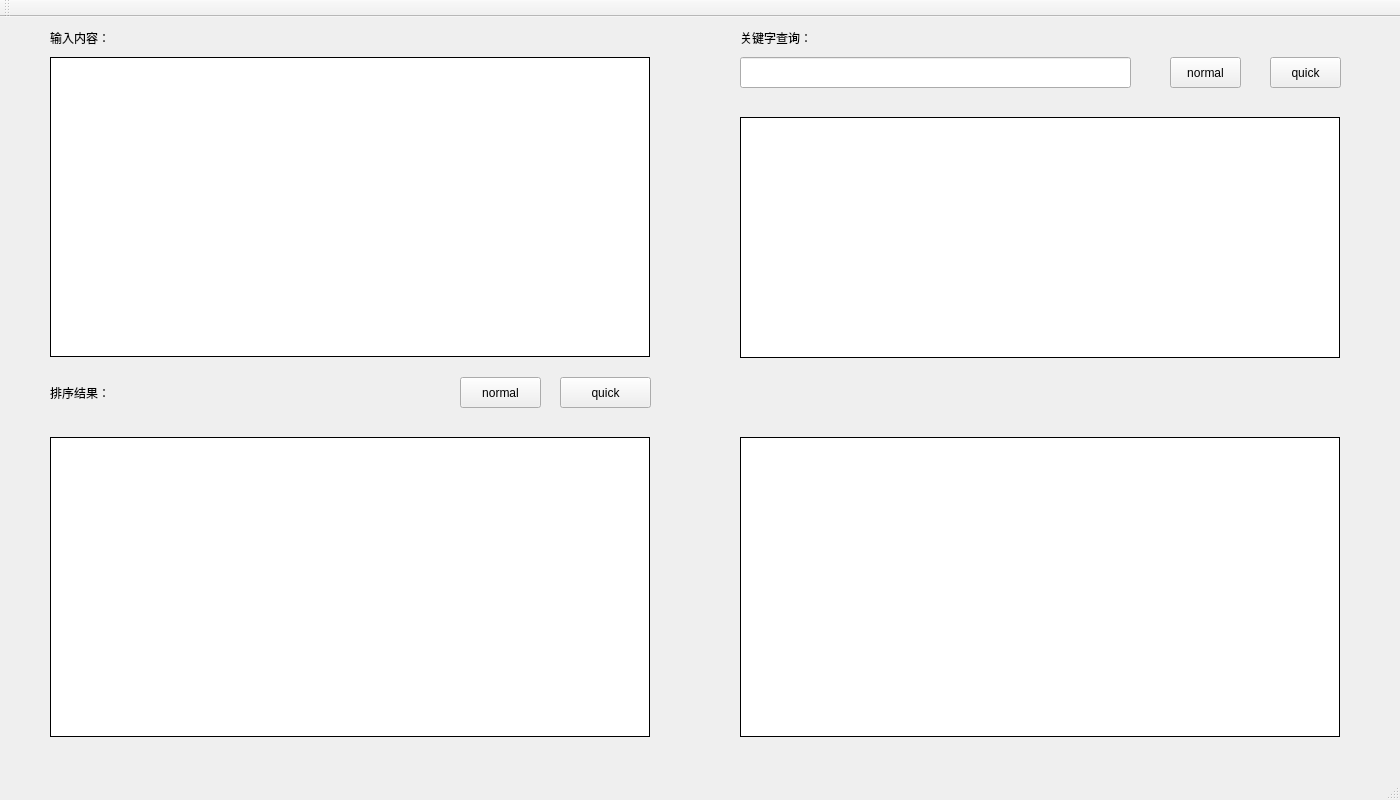
<?xml version="1.0" encoding="UTF-8"?>
<ui version="4.0">
 <class>MainWindow</class>
 <widget class="QMainWindow" name="MainWindow">
  <property name="geometry">
   <rect>
    <x>0</x>
    <y>0</y>
    <width>1400</width>
    <height>800</height>
   </rect>
  </property>
  <property name="windowTitle">
   <string>MainWindow</string>
  </property>
  <widget class="QWidget" name="centralWidget">
   <widget class="QTextEdit" name="textEdit">
    <property name="geometry">
     <rect>
      <x>50</x>
      <y>40</y>
      <width>600</width>
      <height>300</height>
     </rect>
    </property>
    <property name="styleSheet">
     <string notr="true">border:1px solid black;</string>
    </property>
   </widget>
   <widget class="QLabel" name="label_2">
    <property name="geometry">
     <rect>
      <x>50</x>
      <y>10</y>
      <width>71</width>
      <height>21</height>
     </rect>
    </property>
    <property name="text">
     <string>输入内容：</string>
    </property>
   </widget>
   <widget class="QLabel" name="label_3">
    <property name="geometry">
     <rect>
      <x>50</x>
      <y>360</y>
      <width>91</width>
      <height>31</height>
     </rect>
    </property>
    <property name="text">
     <string>排序结果：</string>
    </property>
   </widget>
   <widget class="QLabel" name="label_4">
    <property name="geometry">
     <rect>
      <x>740</x>
      <y>10</y>
      <width>141</width>
      <height>21</height>
     </rect>
    </property>
    <property name="text">
     <string>关键字查询：</string>
    </property>
   </widget>
   <widget class="QLineEdit" name="lineEdit">
    <property name="geometry">
     <rect>
      <x>740</x>
      <y>40</y>
      <width>391</width>
      <height>31</height>
     </rect>
    </property>
   </widget>
   <widget class="QPushButton" name="search">
    <property name="geometry">
     <rect>
      <x>1270</x>
      <y>40</y>
      <width>71</width>
      <height>31</height>
     </rect>
    </property>
    <property name="text">
     <string>quick</string>
    </property>
   </widget>
   <widget class="QPushButton" name="enter">
    <property name="geometry">
     <rect>
      <x>560</x>
      <y>360</y>
      <width>91</width>
      <height>31</height>
     </rect>
    </property>
    <property name="text">
     <string>quick</string>
    </property>
   </widget>
   <widget class="QPlainTextEdit" name="plainTextEdit">
    <property name="geometry">
     <rect>
      <x>50</x>
      <y>420</y>
      <width>600</width>
      <height>300</height>
     </rect>
    </property>
    <property name="styleSheet">
     <string notr="true">border:1px solid black;</string>
    </property>
    <property name="readOnly">
     <bool>false</bool>
    </property>
   </widget>
   <widget class="QPlainTextEdit" name="plainTextEdit_2">
    <property name="geometry">
     <rect>
      <x>740</x>
      <y>420</y>
      <width>600</width>
      <height>300</height>
     </rect>
    </property>
    <property name="styleSheet">
     <string notr="true">border:1px solid black;</string>
    </property>
    <property name="readOnly">
     <bool>false</bool>
    </property>
   </widget>
   <widget class="QPlainTextEdit" name="plainTextEdit_3">
    <property name="geometry">
     <rect>
      <x>740</x>
      <y>100</y>
      <width>600</width>
      <height>241</height>
     </rect>
    </property>
    <property name="styleSheet">
     <string notr="true">border:1px solid black;</string>
    </property>
    <property name="readOnly">
     <bool>true</bool>
    </property>
   </widget>
   <widget class="QPushButton" name="enter_2">
    <property name="geometry">
     <rect>
      <x>460</x>
      <y>360</y>
      <width>81</width>
      <height>31</height>
     </rect>
    </property>
    <property name="text">
     <string>normal</string>
    </property>
   </widget>
   <widget class="QPushButton" name="pushButton">
    <property name="geometry">
     <rect>
      <x>1170</x>
      <y>40</y>
      <width>71</width>
      <height>31</height>
     </rect>
    </property>
    <property name="text">
     <string>normal</string>
    </property>
   </widget>
  </widget>
  <widget class="QMenuBar" name="menuBar">
   <property name="geometry">
    <rect>
     <x>0</x>
     <y>0</y>
     <width>1400</width>
     <height>17</height>
    </rect>
   </property>
  </widget>
  <widget class="QToolBar" name="mainToolBar">
   <attribute name="toolBarArea">
    <enum>TopToolBarArea</enum>
   </attribute>
   <attribute name="toolBarBreak">
    <bool>false</bool>
   </attribute>
  </widget>
  <widget class="QStatusBar" name="statusBar"/>
 </widget>
 <layoutdefault spacing="6" margin="11"/>
 <resources/>
 <connections/>
</ui>
